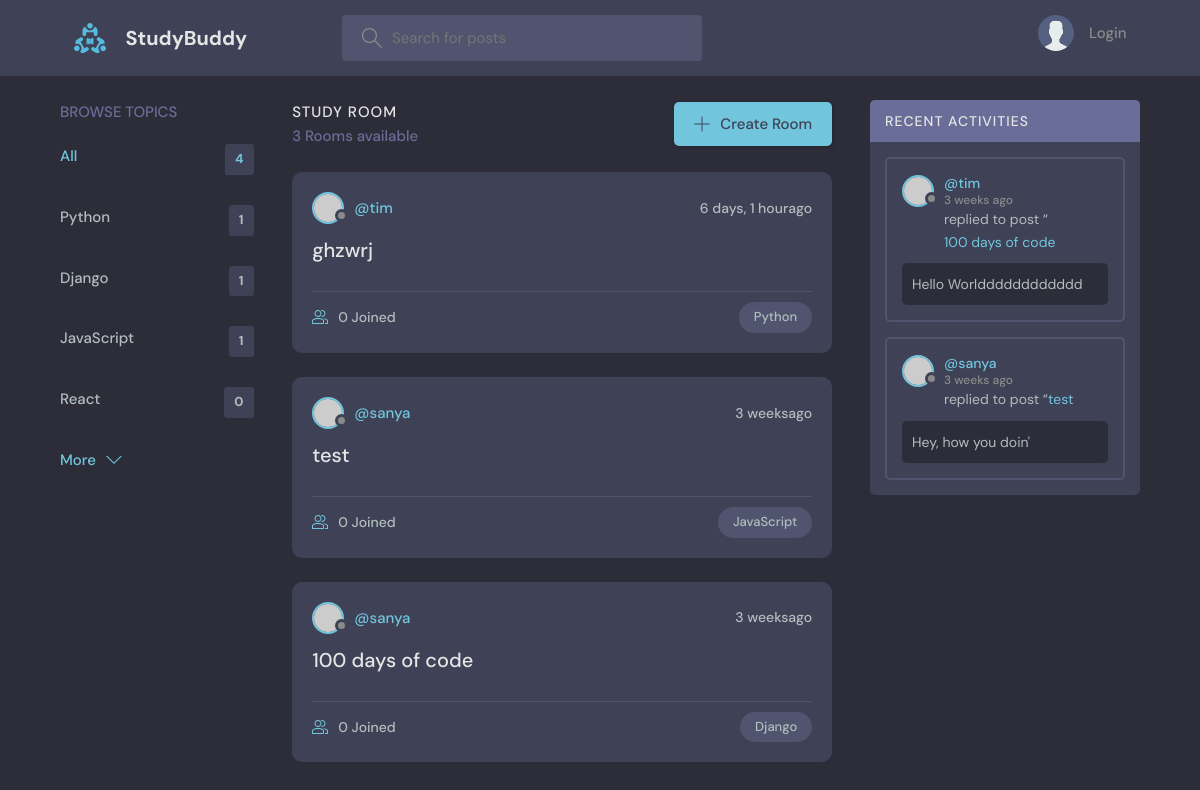
Before: / with the older database file.
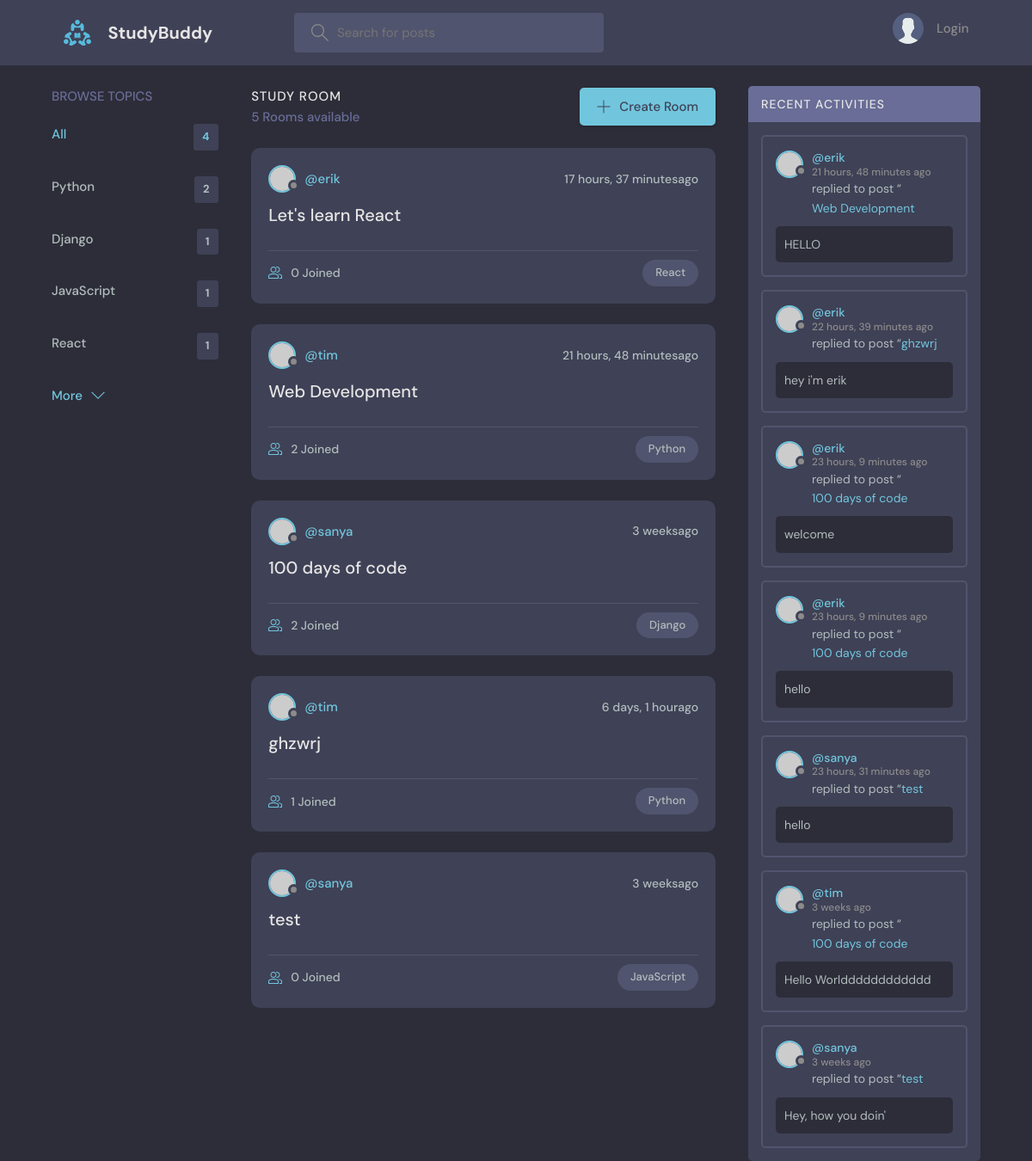
After: the same page with the newer database file.
### base/models.py (models this page shows, shortened)
class Topic(models.Model):
    name = models.CharField(max_length=200)

class Room(models.Model):
    host = models.ForeignKey(User,on_delete = models.SET_NULL,null = True)
    topic = models.ForeignKey(Topic,on_delete = models.SET_NULL,null = True)
    name = models.CharField(max_length=200)
    description = models.TextField(null=True,blank=True)
    participants = models.ManyToManyField(User,related_name='participants',blank=True)
    updated = models.DateTimeField(auto_now=True)
    created = models.DateTimeField(auto_now_add=True)
    class Meta:
        ordering = ['-updated','-created']
    def __str__(self):
        return self.name

class Message(models.Model):
    user = models.ForeignKey(User,on_delete=models.CASCADE)
    room = models.ForeignKey(Room,on_delete = models.CASCADE)
    body = models.TextField()
    updated = models.DateTimeField(auto_now=True)
    created = models.DateTimeField(auto_now_add=True)
    class Meta:
        ordering = ['-updated','-created']

### base/views.py (the view)
# urls.py: path('', views.index ,name="index"),
def index(request):
    q=request.GET.get('q') if request.GET.get('q') != None else ''
    rooms = Room.objects.filter(
        Q(topic__name__icontains=q) |
        Q(name__icontains=q) |
        Q(description__icontains=q)
    )
    topics = Topic.objects.all()
    room_count =rooms.count()
    room_messages = Message.objects.filter(Q(room__topic__name__icontains=q))
    context = {'rooms' : rooms, 'topics':topics, 'room_count':room_count,'room_messages':room_messages}
    return render(request, 'base/index.html' , context )

### base/templates/base/index.html (shortened to what this page needs)
{% extends 'main.html' %}
{% block content %}
<main class="layout layout--3">
  <div class="container">
    {% include 'base/topics_components.html' %}
    <div class="roomList">
      <div class="roomList__header">
        <div>
          <h2>Study Room</h2>
          <p>{{rooms.count}} Rooms available</p>
        </div>
        <a class="btn btn--main" href="{% url 'create-room' %}">
          <svg
            version="1.1"
            xmlns="http://www.w3.org/2000/svg"
            width="32"
            height="32"
            viewBox="0 0 32 32"
          >
            <title>add</title>
            <path
              d="M16.943 0.943h-1.885v14.115h-14.115v1.885h14.115v14.115h1.885v-14.115h14.115v-1.885h-14.115v-14.115z"
            ></path>
          </svg>
          Create Room
        </a>
      </div>
      {% include 'base/feed_component.html' %}
    </div>
    {% include 'base/activity_component.html' %}
  </div>
</main>
{% endblock %}

### base/templates/base/topics_components.html (shortened to what this page needs)
<div class="topics">
    <div class="topics__header">
      <h2>Browse Topics</h2>
    </div>
    <ul class="topics__list">
      <li>
        <a href="{% url 'index' %}" class="active">All <span>{{topics.count}}</span></a>
      </li>
      {%for topic in topics%}
      <li>
        <a href="{% url 'index' %}?q={{topic.name}}">{{topic.name}} <span>{{topic.room_set.all.count}}</span></a>
      </li>
      {% endfor %}
    </ul>
    <a class="btn btn--link" href="topics.html">
      More
      <svg
        version="1.1"
        xmlns="http://www.w3.org/2000/svg"
        width="32"
        height="32"
        viewBox="0 0 32 32"
      >
        <title>chevron-down</title>
        <path d="M16 21l-13-13h-3l16 16 16-16h-3l-13 13z"></path>
      </svg>
    </a>
  </div>

### base/templates/base/feed_component.html (shortened to what this page needs)
{% for room in rooms %}
<div class="roomListRoom">
  <div class="roomListRoom__header">
    <a href="{% url 'user-profile' room.host.id %}" class="roomListRoom__author">
      <div class="avatar avatar--small">
        <img src="https://randomuser.me/api/portraits/women/11.jpg" />
      </div>
      <span>@{{room.host.username}}</span>
    </a>
    <div class="roomListRoom__actions">
      <span>{{room.created|timesince}}ago</span>
    </div>
  </div>
  <div class="roomListRoom__content">
    <a href="{% url 'room' room.id %}">{{room.name}}</a>
  </div>
  <div class="roomListRoom__meta">
    <a href="{% url 'room' room.id %}" class="roomListRoom__joined">
      {{room.participants.all.count}} Joined
    </a>
    <p class="roomListRoom__topic">{{room.topic.name}}</p>
  </div>
</div>
{% endfor%}

### base/templates/base/activity_component.html (shortened to what this page needs)
<div class="activities">
    <div class="activities__header">
      <h2>Recent Activities</h2>
    </div>
    {% for message in room_messages %}
    <div class="activities__box">
      <div class="activities__boxHeader roomListRoom__header">
        <a href="{% url 'user-profile' message.user.id %}" class="roomListRoom__author">
          <div class="avatar avatar--small">
            <img src="https://randomuser.me/api/portraits/women/11.jpg" />
          </div>
          <p>
            @{{message.user}}
            <span>{{message.created|timesince}} ago</span>
          </p>
        </a>
      </div>
      <div class="activities__boxContent">
        <p>
          replied to post “<a href="{% url 'room' message.room.id %}">{{message.room}}</a
          >
        </p>
        <div class="activities__boxRoomContent">
         {{message.body}}
        </div>
      </div>
    </div>
    {% endfor %}
  </div>

Changed rows visible on the page:
computed for Topic "Python": room_set.all.count "1" → "2"
computed for Topic "React": room_set.all.count "0" → "1"
added Room: host.username "erik", created "17 hours, 37 minutes", name "Let's learn React", participants.all.count "0", topic.name "React"
added Room: host.username "tim", created "21 hours, 48 minutes", name "Web Development", participants.all.count "2", topic.name "Python"
changed Room "100 days of code": participants.all.count "0" → "2"; moves up the list
computed for Room "ghzwrj": participants.all.count "0" → "1"
added Message: user "erik", created "21 hours, 48 minutes", room "Web Development", body "HELLO"
added Message: user "erik", created "22 hours, 39 minutes", room "ghzwrj", body "hey i'm erik"
added Message: user "erik", created "23 hours, 9 minutes", room "100 days of code", body "welcome"
added Message: user "erik", created "23 hours, 9 minutes", room "100 days of code", body "hello"
added Message: user "sanya", created "23 hours, 31 minutes", room "test", body "hello"
Other visible differences:
{{ rooms.count }}: "3" → "5"
